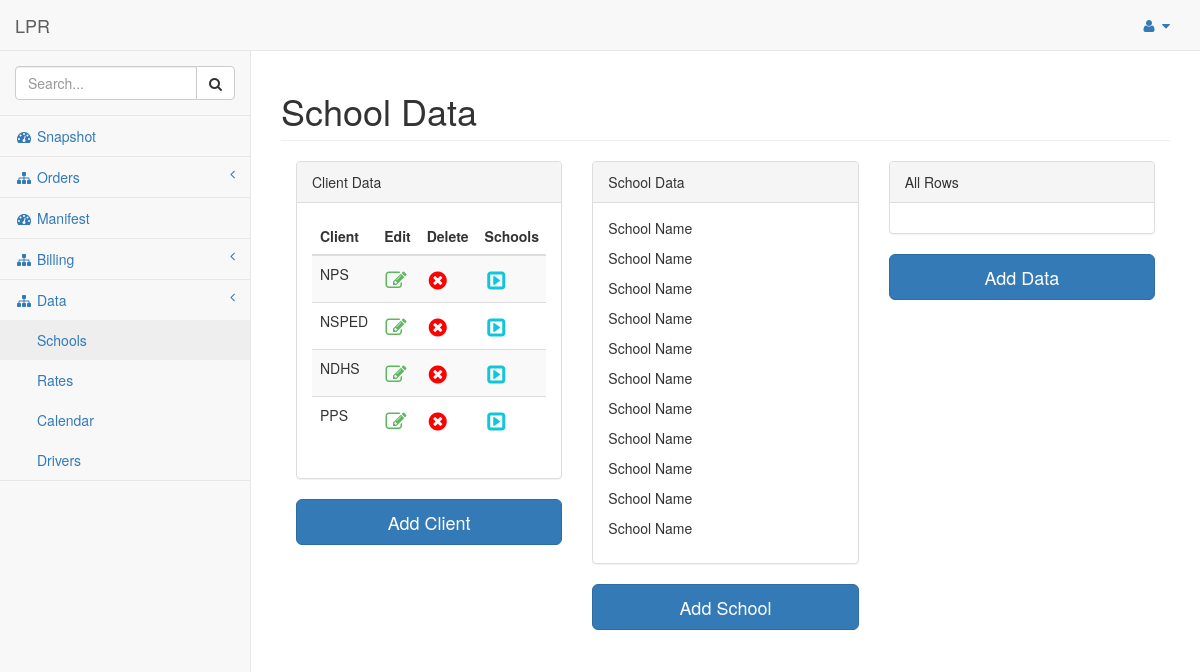
The page /pages/schooldata.php on the database as committed earlier.
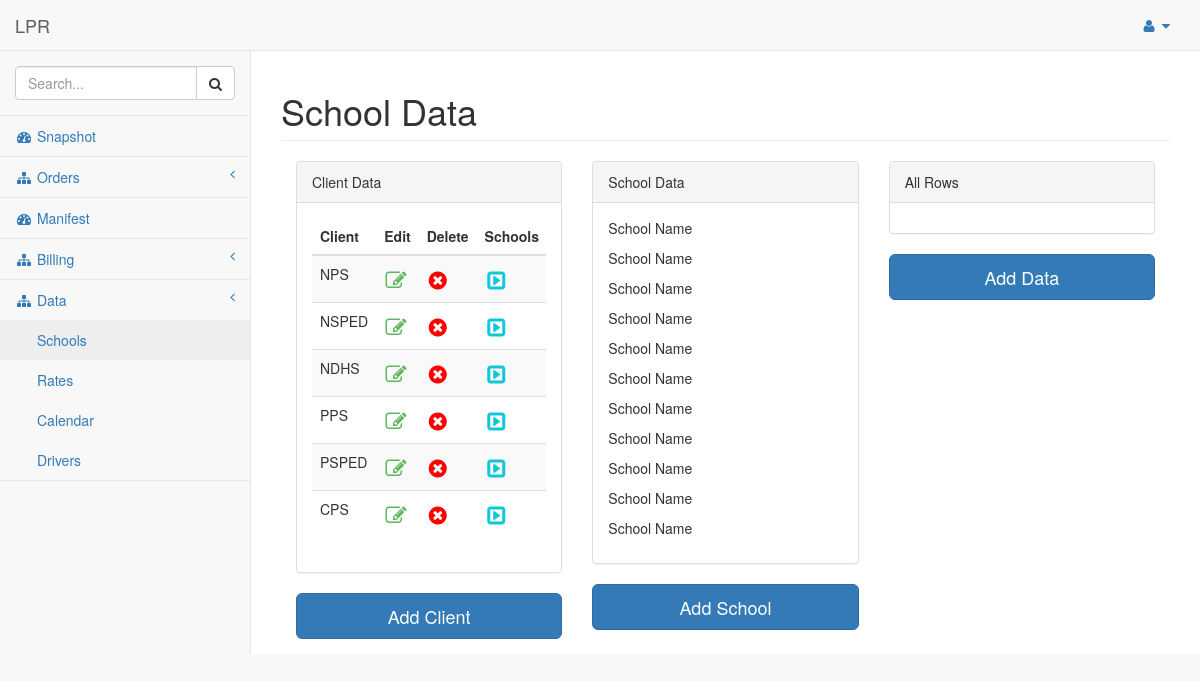
The same page on the database as committed later.
### tables this page shows
CREATE TABLE `lpr_client` (
  `client_id` int(11) NOT NULL,
  `client_abr` varchar(10) NOT NULL,
  `client_name` varchar(200) NOT NULL,
  `client_street` varchar(200) NOT NULL,
  `client_address` varchar(200) NOT NULL,
  `client_city` varchar(200) NOT NULL,
  `client_state` varchar(100) NOT NULL,
  `client_zip` int(10) NOT NULL,
  `client_country` varchar(50) NOT NULL,
  `client_contact` varchar(20) NOT NULL
);

### pages/schooldata.php (the view, shortened to what this page needs)
<?php
  include("./includes/db_connection.php");
?>
<?php
$query_client  = "SELECT * FROM lpr_client";
$result_client = mysqli_query($connection, $query_client);
?>
<?php
  include("./includes/htmlheader.php");
  include("./includes/nav.php");
?>
        <div id="page-wrapper">
            <div class="container-fluid">
                <div class="row">
                <h1 class="page-header">School Data</h1>
                    <div class="col-lg-4">
                        <div class="panel panel-default">
                                <div class="panel-heading">
                                    Client Data
                                </div>
                                <div class="panel-body">
                                    <div class="table-responsive">
                                        <table class="table table-striped">
                                            <thead>
                                                <tr>
                                                    <th>Client</th>
                                                    <th>Edit</th>
                                                    <th>Delete</th>
                                                    <th>Schools</th>
                                                </tr>
                                            </thead>
                                            <tbody>
                                            <?php
                                                while($subject_client = mysqli_fetch_assoc($result_client)) {
                                            ?>
                                                    <tr>
                                                    <td><?php echo $subject_client["client_abr"]; ?></td>
                                                    <td><a href="<?php echo 'addclient.php?client_id=' . $subject_client['client_id']; ?>" class="size2" style="color: #5cb85c;margin: auto;"><i class="fa fa-pencil-square-o" aria-hidden="true"></i></a></td>
                                                    <td><span class="size2" style="color: red;margin: auto;"><i class="fa fa-times-circle" aria-hidden="true"></i></span></td>
                                                    <td><span class="size2" style="color: #10c6da;margin: auto;"><i class="fa fa-caret-square-o-right" aria-hidden="true"></i></span></td>
                                                    </tr>
                                            <?php
                                                }
                                            ?>
                                            </tbody>
                                        </table>
                                    </div>
                                </div>
                            </div>
                        <div class="form-group">
                            <a href="addclient.php" class="btn btn-primary btn-lg btn-block" role="button">Add Client</a>
                        </div>
                    </div>
                    <div class="col-lg-4">
                        <div class="panel panel-default">
                                <div class="panel-heading">
                                    School Data
                                </div>
                                <div class="panel-body">
                                    <p>School Name</p>
                                    <p>School Name</p>
                                    <p>School Name</p>
                                    <p>School Name</p>
                                    <p>School Name</p>
                                    <p>School Name</p>
                                    <p>School Name</p>
                                    <p>School Name</p>
                                    <p>School Name</p>
                                    <p>School Name</p>
                                    <p>School Name</p>
                                </div>
                            </div>
                        <div class="form-group">
                            <a href="addschool.html" class="btn btn-primary btn-lg btn-block" role="button">Add School</a>
                        </div>
                    </div>
                    <div class="col-lg-4">
                        <div class="panel panel-default">
                                <div class="panel-heading">
                                    All Rows
                                </div>
                                <div class="panel-body">
                                </div>
                            </div>
                        <div class="form-group">
                            <a href="addevent.html" class="btn btn-primary btn-lg btn-block" role="button">Add Data</a>
                        </div>
                    </div>
                </div>
            </div>
        </div>
<?php
  require_once("./includes/footer.php");
?>

### pages/includes/htmlheader.php (shortened to what this page needs)
<!DOCTYPE html>
<html lang="en">
<head>
    <link href="../vendor/bootstrap/css/bootstrap.min.css" rel="stylesheet">
    <link href="../vendor/metisMenu/metisMenu.min.css" rel="stylesheet">
    <link href="../dist/css/sb-admin-2.css" rel="stylesheet">
    <link href="../dist/css/styles.css" rel="stylesheet">
    <link href="../vendor/font-awesome-4.6.3/css/font-awesome.min.css" rel="stylesheet" type="text/css">
    <link href="./src/clockpicker.css" rel="stylesheet" type="text/css">
</head>
<body>
    <div id="wrapper">

### pages/includes/nav.php (shortened to what this page needs)
<nav class="navbar navbar-default navbar-static-top" role="navigation" style="margin-bottom: 0">
    <div class="navbar-header">
        <a class="navbar-brand" href="blank.html">LPR</a>
    </div>
    <ul class="nav navbar-top-links navbar-right">
        <li class="dropdown">
            <a class="dropdown-toggle" data-toggle="dropdown" href="#">
                <i class="fa fa-user fa-fw"></i> <i class="fa fa-caret-down"></i>
            </a>
        </li>
    </ul>
    <div class="navbar-default sidebar" role="navigation">
        <div class="sidebar-nav navbar-collapse">
            <ul class="nav" id="side-menu">
                <li class="sidebar-search">
                    <div class="input-group custom-search-form">
                        <input type="text" class="form-control" placeholder="Search...">
                        <span class="input-group-btn">
                            <button class="btn btn-default" type="button">
                                <i class="fa fa-search"></i>
                            </button>
                        </span>
                    </div>
                </li>
                <li>
                    <a href="snapshot.html"><i class="fa fa-dashboard fa-fw"></i> Snapshot</a>
                </li>
                <li>
                    <a href="#"><i class="fa fa-sitemap fa-fw"></i> Orders<span class="fa arrow"></span></a>
                </li>
                <li>
                    <a href="manifest.html"><i class="fa fa-dashboard fa-fw"></i> Manifest</a>
                </li>
                <li>
                    <a href="#"><i class="fa fa-sitemap fa-fw"></i> Billing<span class="fa arrow"></span></a>
                </li>
                <li>
                    <a href="#"><i class="fa fa-sitemap fa-fw"></i> Data<span class="fa arrow"></span></a>
                    <ul class="nav nav-second-level">
                        <li>
                            <a href="schooldata.php">Schools</a>
                        </li>
                        <li>
                            <a href="#">Rates</a>
                        </li>
                        <li>
                            <a href="calendar.html">Calendar</a>
                        </li>
                        <li>
                            <a href="drivers.html">Drivers</a>
                        </li>
                    </ul>
                </li>
            </ul>
        </div>
    </div>
</nav>

### pages/includes/footer.php (shortened to what this page needs)
    </div>
</body>
</html>

Rows that differ between the two databases and show on the page:
added lpr_client: client_abr "PSPED"
added lpr_client: client_abr "CPS"
